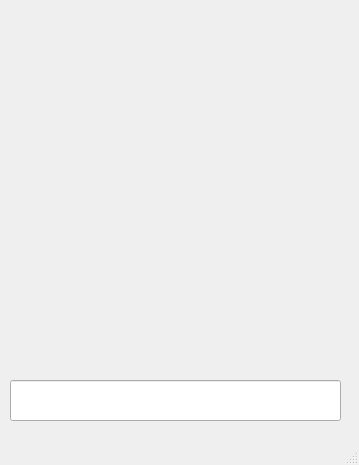
<?xml version="1.0" encoding="UTF-8"?>
<ui version="4.0">
 <class>W_PORCENTAJE</class>
 <widget class="QMainWindow" name="W_PORCENTAJE">
  <property name="geometry">
   <rect>
    <x>0</x>
    <y>0</y>
    <width>359</width>
    <height>465</height>
   </rect>
  </property>
  <property name="windowTitle">
   <string>MainWindow</string>
  </property>
  <widget class="QWidget" name="centralwidget">
   <widget class="QLineEdit" name="lineEdit">
    <property name="geometry">
     <rect>
      <x>10</x>
      <y>380</y>
      <width>331</width>
      <height>41</height>
     </rect>
    </property>
   </widget>
  </widget>
  <widget class="QMenuBar" name="menubar">
   <property name="geometry">
    <rect>
     <x>0</x>
     <y>0</y>
     <width>359</width>
     <height>21</height>
    </rect>
   </property>
  </widget>
  <widget class="QStatusBar" name="statusbar"/>
 </widget>
 <resources/>
 <connections/>
</ui>
